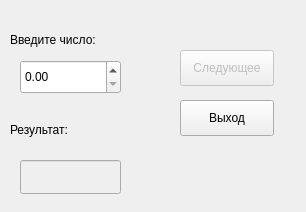
<?xml version="1.0" encoding="UTF-8"?>
<ui version="4.0">
 <class>Form</class>
 <widget class="QWidget" name="Form">
  <property name="geometry">
   <rect>
    <x>0</x>
    <y>0</y>
    <width>306</width>
    <height>212</height>
   </rect>
  </property>
  <property name="windowTitle">
   <string>Form</string>
  </property>
  <widget class="QLabel" name="label">
   <property name="geometry">
    <rect>
     <x>10</x>
     <y>30</y>
     <width>131</width>
     <height>20</height>
    </rect>
   </property>
   <property name="text">
    <string>Введите число:</string>
   </property>
  </widget>
  <widget class="QLabel" name="label_2">
   <property name="geometry">
    <rect>
     <x>10</x>
     <y>120</y>
     <width>81</width>
     <height>20</height>
    </rect>
   </property>
   <property name="text">
    <string>Результат:</string>
   </property>
  </widget>
  <widget class="QDoubleSpinBox" name="numberToPow">
   <property name="geometry">
    <rect>
     <x>20</x>
     <y>60</y>
     <width>101</width>
     <height>34</height>
    </rect>
   </property>
  </widget>
  <widget class="QLineEdit" name="result">
   <property name="enabled">
    <bool>false</bool>
   </property>
   <property name="geometry">
    <rect>
     <x>20</x>
     <y>160</y>
     <width>101</width>
     <height>34</height>
    </rect>
   </property>
  </widget>
  <widget class="QPushButton" name="nextButton">
   <property name="enabled">
    <bool>false</bool>
   </property>
   <property name="geometry">
    <rect>
     <x>180</x>
     <y>50</y>
     <width>94</width>
     <height>36</height>
    </rect>
   </property>
   <property name="text">
    <string>Следующее</string>
   </property>
  </widget>
  <widget class="QPushButton" name="exitButton">
   <property name="geometry">
    <rect>
     <x>180</x>
     <y>100</y>
     <width>94</width>
     <height>36</height>
    </rect>
   </property>
   <property name="text">
    <string>Выход</string>
   </property>
  </widget>
 </widget>
 <resources/>
 <connections/>
</ui>
